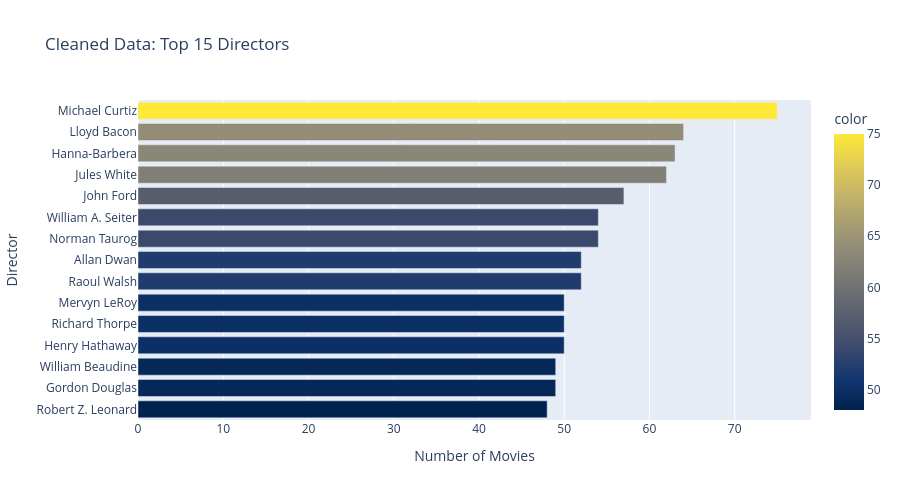

The notebook cell this image was saved under:
### Code cell
top_dirs = df["Director"].value_counts().head(15)
fig = px.bar(
    top_dirs, orientation="h",
    title="Cleaned Data: Top 15 Directors",
    labels={"index": "Director", "value": "Number of Movies"},
    color=top_dirs.values,
    color_continuous_scale="Cividis"
)
fig.update_layout(height=500, yaxis=dict(autorange="reversed"))
fig.show()

### Figure 1 — Plotly figure (JSON) as saved in the notebook; plotly's stock layout.template omitted (floating-point values rounded to 4 significant figures)
{"data": [{"hovertemplate": "Number of Movies=%{x}<br>Director=%{y}<br>color=%{marker.color}<extra></extra>", "legendgroup": "", "marker": {"color": [75, 64, 63, 62, 57, 54, 54, 52, 52, 50, 50, 50, 49, 49, 48], "coloraxis": "coloraxis", "pattern": {"shape": ""}}, "name": "", "orientation": "h", "showlegend": false, "textposition": "auto", "type": "bar", "x": [75, 64, 63, 62, 57, 54, 54, 52, 52, 50, 50, 50, 49, 49, 48], "xaxis": "x", "y": ["Michael Curtiz", "Lloyd Bacon", "Hanna-Barbera", "Jules White", "John Ford", "William A. Seiter", "Norman Taurog", "Allan Dwan", "Raoul Walsh", "Mervyn LeRoy", "Richard Thorpe", "Henry Hathaway", "William Beaudine", "Gordon Douglas", "Robert Z. Leonard"], "yaxis": "y"}], "layout": {"barmode": "relative", "coloraxis": {"autocolorscale": false, "colorbar": {"title": {"text": "color"}}, "colorscale": [[0.0, "#00224e"], [0.1111, "#123570"], [0.2222, "#3b496c"], [0.3333, "#575d6d"], [0.4444, "#707173"], [0.5556, "#8a8678"], [0.6667, "#a59c74"], [0.7778, "#c3b369"], [0.8889, "#e1cc55"], [1.0, "#fee838"]]}, "height": 500, "legend": {"tracegroupgap": 0}, "title": {"text": "Cleaned Data: Top 15 Directors"}, "xaxis": {"anchor": "y", "domain": [0.0, 1.0], "title": {"text": "Number of Movies"}}, "yaxis": {"anchor": "x", "autorange": "reversed", "domain": [0.0, 1.0], "title": {"text": "Director"}}}}
